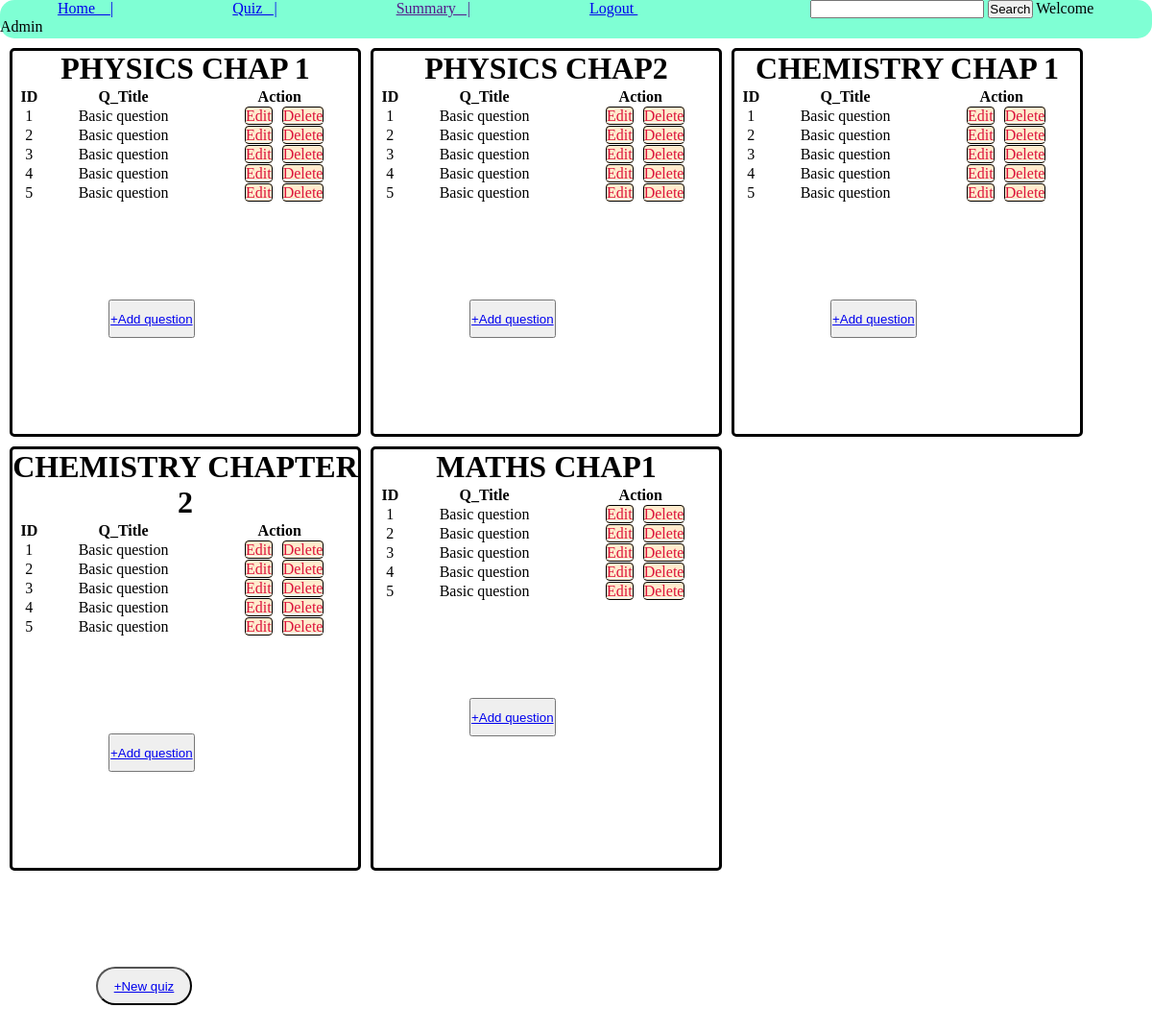
/quizmg, run on the app's committed database.
### tables this page shows
CREATE TABLE chapter(
    id INTEGER PRIMARY KEY AUTOINCREMENT,
    name TEXT,
    description TEXT,
    sub_name TEXT,
    FOREIGN KEY (sub_name) REFERENCES subject(name));

CREATE TABLE quiz(
    id INTEGER PRIMARY KEY AUTOINCREMENT,
    chapter_id INTEGER,
    date_of_quiz DATE,
    time_duration TIME,
    remarks TEXT,
    FOREIGN KEY(chapter_id) REFERENCES chapter(id)
);

CREATE TABLE question(
    id INTEGER PRIMARY KEY AUTOINCREMENT,
    quiz_id INTEGER,
    question_statement TEXT,
    option_1 TEXT,
    option_2 TEXT,option_3 TEXT,option_4 TEXT,correct_option TEXT,chid TEXT,question_title TEXT,FOREIGN KEY(quiz_id) REFERENCES quiz(id)
);

### app.py (the view)
@app.route('/quizmg')
def quizmg():
    c = get_id()
    return render_template('quiz_managment.html',get=True,chap=c)

### database.py (called while the page is built)
def get_id():
    con = sqlite3.connect('database.sqlite3')
    cur = con.cursor()
    query = "SELECT chapter_id,id FROM quiz"
    cur.execute(query)
    res_1 = cur.fetchall()
    query = "SELECT name,id FROM chapter"
    cur.execute(query)
    res_2 = cur.fetchall()
    query = "SELECT quiz_id,question_title,id FROM question"
    cur.execute(query)
    res_3 = cur.fetchall()
    con.commit()
    con.close()
    return [res_1,res_2,res_3]

### templates/quiz_managment.html (shortened to what this page needs)
<!DOCTYPE html>
<html lang="en">
<head>
</head>
<body>
    <nav>
        <ul>
            <li><a href="/admin"> Home &nbsp &nbsp|</a></li>
            <li><a href="/quizmg"> Quiz &nbsp&nbsp|</a></li>
            <li><a href=""> Summary&nbsp&nbsp |</a></li>
            <li><a href="/"> Logout </a></li>
            <li id="search"><form action="/search" id="insearch" method="post"><input type="search" name="s">
                <button type="submit">Search</button> Welcome Admin</form></li>
        </ul>
    </nav>
    <main>
    {%if get%}
    {% set i = namespace( value=0) %}
    {%for b in chap[0]%}
    {%if chap[1][i.value][1]==b[0]%}
    {% set counter = namespace(value=1) %}
        <div id="subs_chap">
                <h1>{{chap[1][i.value][0]}}</h1>
                <table style="width: 100%;">
                    <tr>
                        <th>ID</th>
                        <th>Q_Title</th>
                        <th>Action</th>
                    </tr>
                {%for x in chap[2]%}
                {%if x[0]==b[1]%}
                    <tr>
                        <td>{{counter.value}}</td>
                        <td>{{x[1]}}</td>
                        <td><a href="/edit2/{{x[2]}}" class="innerbox">Edit</a><a href="/delete2/{{x[2]}}" class="innerbox">Delete</a></td>
                    </tr>
                {% set counter.value = counter.value + 1 %}
                {%endif%}
                {%endfor%}
            </table>
            <button class="add2"><a href="/add_question/{{b[1]}}">+Add question</a></button>
        </div>
    {%endif%}
    {% set i.value = i.value + 1 %}
    {%endfor%}
    {%endif%}
    </main>
    <button id="add"><a href="/add_quiz">+New quiz</a></button>
</body>
</html>

### templates/quiz_managment.html (style rules this page uses)
* { margin: 0%; padding: 0%; }
nav { width: 100%; height: 40px; border-radius: 15px; background-color: aquamarine; }
li { margin: 60px; display: inline; }
#search { margin-left: 120px; }
#add { border-radius: 20px; margin: 100px; height: 40px; width: 100px; }
h1 { text-align: center; }
div { width: 30%; border: solid; border-radius: 5px; margin-top: 10px; margin-left: 10px; overflow-x: auto; }
.add2 { margin: 100px; height: 40px; width: auto; }
main { display: flex; flex-wrap: wrap; max-width: 100%; overflow-x: auto; }
tr { text-align: center; }
.innerbox { margin-left: 10px; border: 1px solid black; background-color: blanchedalmond; color: crimson; text-decoration-color: aliceblue; border-radius: 4px; }
#insearch { display: inline; }

### data on the page
chapter: name "PHYSICS CHAP 1"
question: value "1", question_title "Basic question"
question: value "2", question_title "Basic question"
question: value "3", question_title "Basic question"
question: value "4", question_title "Basic question"
question: value "5", question_title "Basic question"
chapter: name "PHYSICS CHAP2"
question: value "1", question_title "Basic question"
question: value "2", question_title "Basic question"
question: value "3", question_title "Basic question"
question: value "4", question_title "Basic question"
question: value "5", question_title "Basic question"
chapter: name "CHEMISTRY CHAP 1"
question: value "1", question_title "Basic question"
question: value "2", question_title "Basic question"
question: value "3", question_title "Basic question"
question: value "4", question_title "Basic question"
question: value "5", question_title "Basic question"
chapter: name "CHEMISTRY CHAPTER 2"
question: value "1", question_title "Basic question"
question: value "2", question_title "Basic question"
question: value "3", question_title "Basic question"
question: value "4", question_title "Basic question"
question: value "5", question_title "Basic question"
chapter: name "MATHS CHAP1"
question: value "1", question_title "Basic question"
question: value "2", question_title "Basic question"
question: value "3", question_title "Basic question"
question: value "4", question_title "Basic question"
question: value "5", question_title "Basic question"
